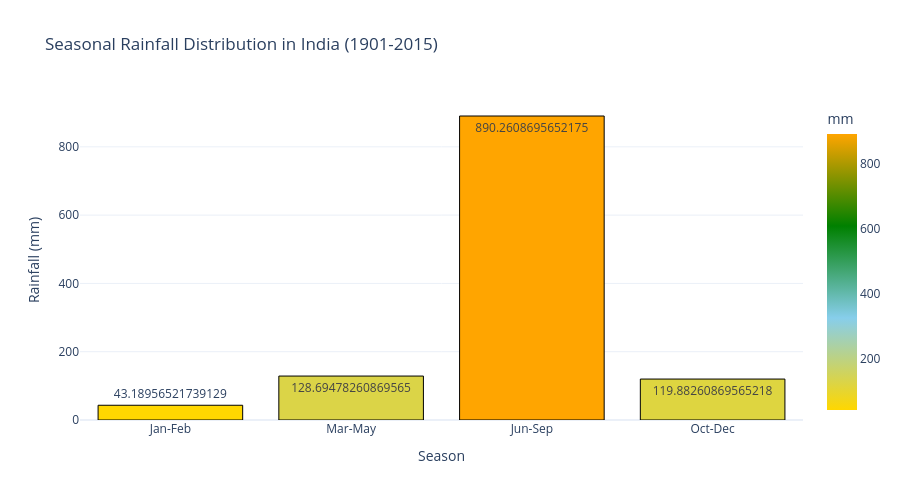

The notebook cell saved with this chart:
### Code cell
# seasonal rainfall distribution
seasonal_columns = ['Jan-Feb', 'Mar-May', 'Jun-Sep', 'Oct-Dec']
seasonal_avg = rainfall_data[seasonal_columns].mean()

fig_seasonal = px.bar(
    x=seasonal_avg.index,
    y=seasonal_avg.values,
    labels={'x': 'Season', 'y': 'Rainfall (mm)'},
    title='Seasonal Rainfall Distribution in India (1901-2015)',
    text=seasonal_avg.values,
    color=seasonal_avg.values,
    color_continuous_scale=['gold', 'skyblue', 'green', 'orange']
)

fig_seasonal.update_traces(marker_line_color='black', marker_line_width=1)
fig_seasonal.update_layout(
    template='plotly_white',
    height=500,
    coloraxis_colorbar=dict(title='mm')
)
fig_seasonal.update_layout(template='plotly_white', height=500)
fig_seasonal.show()

### Figure 1 — Plotly figure (JSON) as saved in the notebook; plotly's stock layout.template omitted (floating-point values rounded to 4 significant figures)
{"data": [{"alignmentgroup": "True", "hovertemplate": "Season=%{x}<br>Rainfall (mm)=%{y}<br>text=%{text}<br>color=%{marker.color}<extra></extra>", "legendgroup": "", "marker": {"color": [43.19, 128.7, 890.3, 119.9], "coloraxis": "coloraxis", "line": {"color": "black", "width": 1}, "pattern": {"shape": ""}}, "name": "", "offsetgroup": "", "orientation": "v", "showlegend": false, "text": [43.19, 128.7, 890.3, 119.9], "textposition": "auto", "type": "bar", "x": ["Jan-Feb", "Mar-May", "Jun-Sep", "Oct-Dec"], "xaxis": "x", "y": [43.19, 128.7, 890.3, 119.9], "yaxis": "y"}], "layout": {"barmode": "relative", "coloraxis": {"colorbar": {"title": {"text": "mm"}}, "colorscale": [[0, "gold"], [0.3333, "skyblue"], [0.6667, "green"], [1, "orange"]]}, "height": 500, "legend": {"tracegroupgap": 0}, "title": {"text": "Seasonal Rainfall Distribution in India (1901-2015)"}, "xaxis": {"anchor": "y", "domain": [0, 1], "title": {"text": "Season"}}, "yaxis": {"anchor": "x", "domain": [0, 1], "title": {"text": "Rainfall (mm)"}}}}
